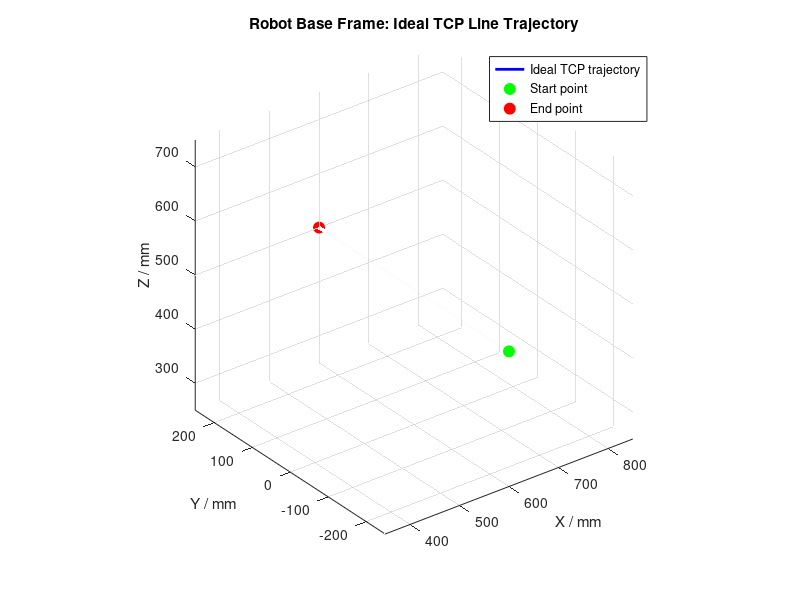

MATLAB code for this plot:
% 理想 TCP 直线轨迹（机器人基坐标系）
% 单位：mm

clear; clc; close all;

% 1. RoboDK 中定义的直线起点和终点，均已转换到机器人基坐标系。
% 若直线点位不同，只需修改这两个 3 x 1 列向量。
P_start = [600; -250; 500];
P_end   = [600; 250; 500];

% 2. 在起点和终点之间均匀生成理想直线点。
point_num = 10501
s = linspace(0, 1, point_num);
ideal_xyz = P_start + (P_end - P_start) * s;

% Ideal_traj 为 N x 3，符合 Trajectory_com.m 的输入格式。
Ideal_traj = ideal_xyz.';

% 3. 导出理想直线轨迹。
script_folder = fileparts(mfilename('fullpath'));
save(fullfile(script_folder, 'Ideal_traj.mat'), 'Ideal_traj');

% 4. 三维显示理想直线轨迹。
figure('Color', 'w');
plot3(Ideal_traj(:, 1), Ideal_traj(:, 2), Ideal_traj(:, 3), ...
      'b-', 'LineWidth', 2); hold on;
plot3(P_start(1), P_start(2), P_start(3), ...
      'go', 'MarkerFaceColor', 'g', 'MarkerSize', 8);
plot3(P_end(1), P_end(2), P_end(3), ...
      'ro', 'MarkerFaceColor', 'r', 'MarkerSize', 8);

grid on; axis equal; view(3);
xlabel('X / mm'); ylabel('Y / mm'); zlabel('Z / mm');
title('Robot Base Frame: Ideal TCP Line Trajectory');
legend('Ideal TCP trajectory', 'Start point', 'End point', ...
       'Location', 'best');

fprintf('Start point: [%.2f, %.2f, %.2f] mm\n', P_start);
fprintf('End point:   [%.2f, %.2f, %.2f] mm\n', P_end);
fprintf('Ideal_traj exported: %s\n', ...
        fullfile(script_folder, 'Ideal_traj.mat'));
